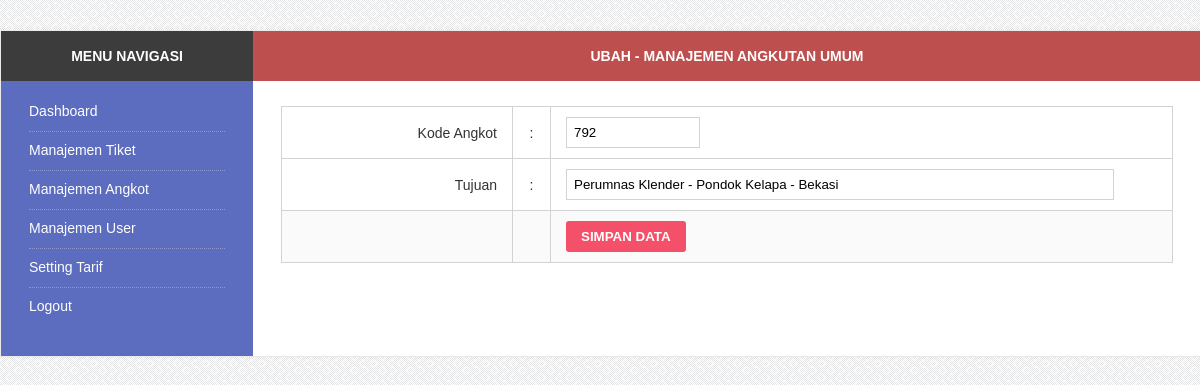
The app's page /admin.php?page=angkot&action=ubah&id=57 (signed in) with its own data.
### tables this page shows
CREATE TABLE `tiket_angkot` (
`id_angkot` int(11) NOT NULL,
  `kode_angkot` varchar(50) NOT NULL,
  `tujuan` varchar(255) NOT NULL
);

### module/angkot/ubah.php (the view, shortened to what this page needs)
<?php
include 'koneksi.php';
if(empty($_SESSION['session_tiket_user']) && empty($_SESSION['session_tiket_pass'])){
	echo "Anda Harus Login. Login <a href=\"index.php\">Di Sini</a>";
}
else{
	if(access!="yes"){ echo "Denied."; } else {
?>
<div class="theme-content-title">Ubah - Manajemen Angkutan Umum</div>
<div class="theme-content-area">
	<?php
		$id_angkot=mysqli_real_escape_string($con,$_GET['id']);
		$query=mysqli_query($con, "SELECT * FROM tiket_angkot WHERE id_angkot='$id_angkot'");
		$data=mysqli_fetch_array($query);
	?>
	<form action="admin.php?page=angkot&action=proses_ubah" method="post">
		<table cellspacing="0" cellpadding="0" border="0">
			<tr>
				<td width="200" align="right">Kode Angkot</td>
				<td align="center" width="7">:</td>
				<td><input type="text" name="kode_angkot" style="width:20%"
				value="<?php echo $data['kode_angkot']; ?>"  /></td>
			</tr>
			<tr>
				<td width="200" align="right">Tujuan</td>
				<td align="center" width="7">:</td>
				<td><input type="text" name="tujuan" value="<?php echo $data['tujuan']; ?>"  /></td>
			</tr>
			<tr class="saveit">
				<td width="200">&nbsp;</td>
				<td width="7">&nbsp;</td>
				<td colspan="3"><input type="submit" name="submit" value="SIMPAN DATA" /></td>
			</tr>
		</table>
	</form>
</div>
<?php } } ?>

### css/style.css (style rules this page uses)
body { background: url('../img/bg.png'); font-family: arial; font-size: 14px; margin:0; padding:0; }
from, table { margin:0; padding:0; border:0; }
table { width: 100%; }
select, input[type="text"], input[type="password"] { border: 1px solid #d3d3d3; width: 90%; padding: 7px; margin-bottom: 16px; }
input[type="submit"] { border: 0; background: #F55069; color: #fff; padding: 8px 15px; font-weight: bold; border-radius: 3px; cursor: pointer; }
.theme-content-area { padding: 25px 28px 31px; }
.theme-content-title { background: #BE4F4F; color: #fff; padding: 17px 28px; font-weight: bold; font-size: 14px; text-transform: uppercase; text-align: center; }
.theme-content-area table { border: 1px solid #d3d3d3; border-right: 0px; border-bottom: 0px; }
.theme-content-area table tr td { border: 1px solid #d3d3d3; border-left: 0; border-top: 0; padding: 10px 15px; }
.theme-content-area table tr.saveit td { background: #FAFAFA; }
.theme-content-area select, .theme-content-area input[type="text"] { margin-bottom: 0px; }

### records on screen
tiket_angkot: kode_angkot "792", tujuan "Perumnas Klender - Pondok Kelapa - Bekasi"
